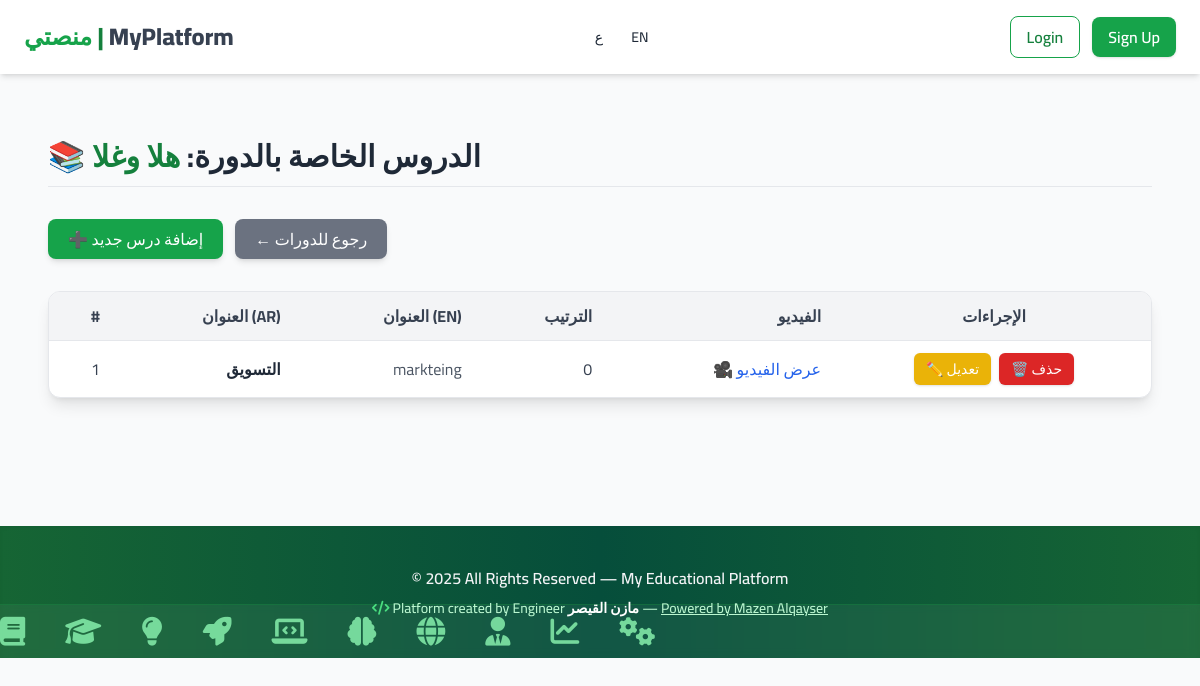
Page /admin/course/15/lessons?lang=ar (signed in) on the committed database.
### tables this page shows
CREATE TABLE courses (id INTEGER PRIMARY KEY AUTOINCREMENT, title_ar TEXT, title_en TEXT, short_desc_ar TEXT, short_desc_en TEXT, full_desc_ar TEXT, full_desc_en TEXT, image TEXT);

CREATE TABLE lessons (id INTEGER PRIMARY KEY AUTOINCREMENT, course_id INTEGER NOT NULL, title_ar TEXT, title_en TEXT, content_ar TEXT, content_en TEXT, position INTEGER DEFAULT 0, video TEXT, description_en TEXT, FOREIGN KEY(course_id) REFERENCES courses(id) ON DELETE CASCADE);

### app.py (the view)
@app.route('/admin/course/<int:course_id>/lessons')
@login_required
@admin_required
def admin_lessons(course_id):
    conn = get_db()
    course = conn.execute('SELECT * FROM courses WHERE id=?', (course_id,)).fetchone()
    lessons = conn.execute('SELECT * FROM lessons WHERE course_id=? ORDER BY position', (course_id,)).fetchall()
    return render_template('admin/lessons.html', course=course, lessons=lessons)

### app.py (called while the page is built)
@login_manager.user_loader
def load_user(user_id):
    conn = get_db()
    cur = conn.execute('SELECT id, username, fullname, is_admin FROM users WHERE id = ?', (user_id,))
    row = cur.fetchone()
    if row:
        return User(row['id'], row['username'], row['fullname'], row['is_admin'])
    return None

def get_db():
    db = getattr(g, '_database', None)
    if db is None:
        db = g._database = sqlite3.connect(app.config['DATABASE'])
        db.row_factory = sqlite3.Row
    return db

@app.teardown_appcontext
def close_connection(exception):
    db = getattr(g, '_database', None)
    if db is not None:
        db.close()

def admin_required(f):
    @wraps(f)
    def wrapper(*args, **kwargs):
        if not current_user.is_authenticated or not getattr(current_user, 'is_admin', False):
            flash('Access denied')
            return redirect(url_for('login'))
        return f(*args, **kwargs)
    return wrapper

### templates/admin/lessons.html
{% extends 'base.html' %}
{% block content %}
<main class="max-w-6xl mx-auto px-6 py-10">
    <h1 class="text-3xl font-bold mb-8 text-gray-800 border-b pb-3">
        📚 الدروس الخاصة بالدورة:
        <span class="text-green-700">{{ course.title_ar or course.title_en }}</span>
    </h1>
    <div class="flex flex-wrap items-center gap-3 mb-8">
        <a href="{{ url_for('admin_lesson_new', course_id=course.id) }}"
           class="bg-green-600 hover:bg-green-700 text-white px-5 py-2 rounded-lg shadow-md transition">
           ➕ إضافة درس جديد
        </a>
        <a href="{{ url_for('admin_index') }}"
           class="bg-gray-500 hover:bg-gray-600 text-white px-5 py-2 rounded-lg shadow-md transition">
           ← رجوع للدورات
        </a>
    </div>
    {% if lessons %}
    <div class="overflow-x-auto bg-white rounded-xl shadow-lg border border-gray-200">
        <table class="w-full text-right border-collapse">
            <thead class="bg-gray-100 text-gray-700">
                <tr>
                    <th class="py-3 px-4 border-b">#</th>
                    <th class="py-3 px-4 border-b">العنوان (AR)</th>
                    <th class="py-3 px-4 border-b">العنوان (EN)</th>
                    <th class="py-3 px-4 border-b">الترتيب</th>
                    <th class="py-3 px-4 border-b">الفيديو</th>
                    <th class="py-3 px-4 border-b text-center">الإجراءات</th>
                </tr>
            </thead>
            <tbody class="divide-y divide-gray-100">
                {% for lesson in lessons %}
                <tr class="hover:bg-gray-50 transition">
                    <td class="py-3 px-4 text-gray-700">{{ loop.index }}</td>
                    <td class="py-3 px-4 font-semibold text-gray-800">{{ lesson.title_ar }}</td>
                    <td class="py-3 px-4 text-gray-600">{{ lesson.title_en }}</td>
                    <td class="py-3 px-4 text-gray-700">{{ lesson.position }}</td>
                    <td class="py-3 px-4">
                        {% if lesson.video %}
                        <a href="{{ url_for('uploaded_file', filename=lesson.video) }}"
                           target="_blank"
                           class="text-blue-600 hover:underline hover:text-blue-800">
                           🎥 عرض الفيديو
                        </a>
                        {% else %}
                        <span class="text-gray-400">لا يوجد</span>
                        {% endif %}
                    </td>
                    <td class="py-3 px-4 text-center">
                        <div class="flex justify-center gap-2">
                            <a href="{{ url_for('admin_lesson_edit', course_id=course.id, lesson_id=lesson.id) }}"
                               class="bg-yellow-500 hover:bg-yellow-600 text-white px-3 py-1.5 rounded-md text-sm shadow transition">
                               ✏️ تعديل
                            </a>
<form method="post"
      action="{{ url_for('admin_lesson_delete', course_id=course.id, lesson_id=lesson.id) }}"
      onsubmit="return confirm('هل أنت متأكد من حذف هذا الدرس؟')">
    <button type="submit"
            class="bg-red-600 hover:bg-red-700 text-white px-3 py-1.5 rounded-md text-sm shadow transition">
        🗑️ حذف
    </button>
</form>
                        </div>
                    </td>
                </tr>
                {% endfor %}
            </tbody>
        </table>
    </div>
    {% else %}
    <p class="text-gray-600 text-lg mt-4">لم يتم إضافة أي دروس بعد.</p>
    {% endif %}
</main>
{% endblock %}

### templates/base.html (style rules this page uses)
body { font-family: 'Cairo', sans-serif; }

### rows in the picture
courses: title_ar "هلا وغلا"
lessons: title_ar "التسويق", title_en "markteing", position "0"

### other values in the picture
{{ 'تسجيل الدخول' if lang=='ar' else 'Login' }} "Login"
{{ 'إنشاء حساب' if lang=='ar' else 'Sign Up' }} "Sign Up"
